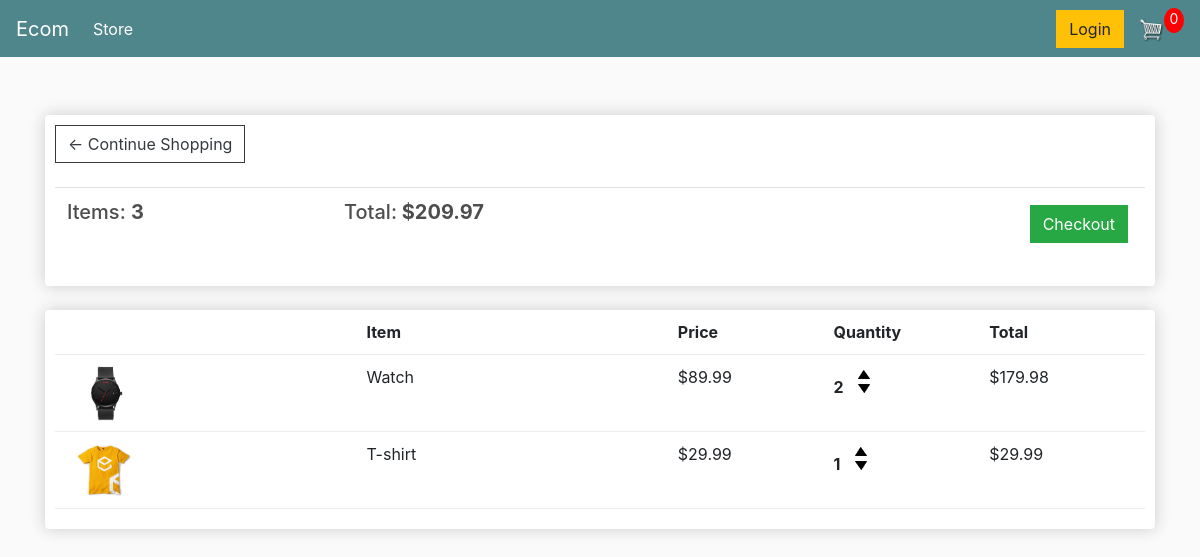
The page /cart/ (signed in) on the database as committed earlier.
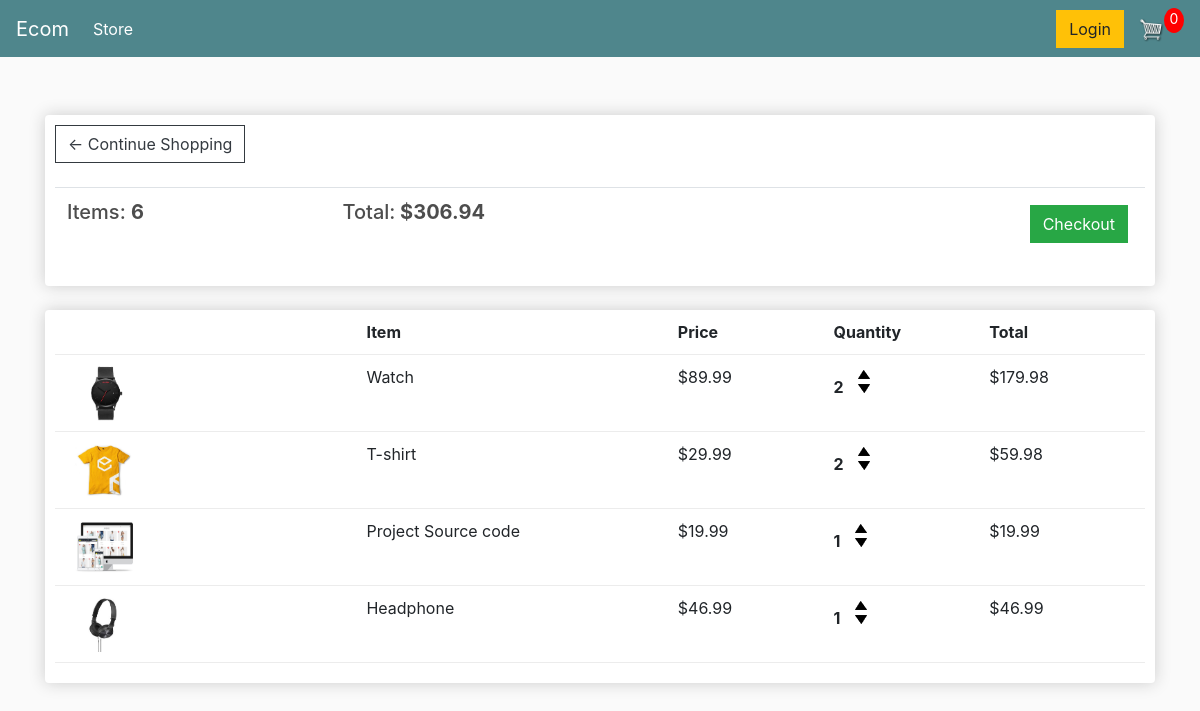
The same page on the database as committed later.
### store/models.py (models this page shows, shortened)
class Order(models.Model):
	customer = models.ForeignKey(Customer, on_delete=models.SET_NULL, null=True, blank=True)
	date_ordered = models.DateTimeField(auto_now_add=True)
	complete = models.BooleanField(default=False)
	transaction_id = models.CharField(max_length=100, null=True)
	def __str__(self):
		return str(self.id)
	@property
	def get_cart_total(self):
		orderitems = self.orderitem_set.all()
		total = sum([item.get_total for item in orderitems])
		return total
	@property
	def get_cart_items(self):
		orderitems = self.orderitem_set.all()
		total = sum([item.quantity for item in orderitems])
		return total

class OrderItem(models.Model):
	product = models.ForeignKey(Product, on_delete=models.SET_NULL, null=True)
	order = models.ForeignKey(Order, on_delete=models.SET_NULL, null=True)
	quantity = models.IntegerField(default=0, null=True, blank=True)
	date_added = models.DateTimeField(auto_now_add=True)
	@property
	def get_total(self):
		total = self.product.price * self.quantity
		return total

class Product(models.Model):
	name = models.CharField(max_length=200)
	price = models.FloatField()
	digital = models.BooleanField(default=False,null=True, blank=True)
	image = models.ImageField(null=True, blank=True)
	@property
	def imageURL(self):
		try:
			url = self.image.url
		except:
			url = ''
		return url

### store/views.py (the view)
# urls.py: path('cart/', views.cart, name="cart"),
def cart(request):
	if request.user.is_authenticated:
		print('Fucking i am authenticated')
		customer = request.user.customer
		order, created = Order.objects.get_or_create(customer=customer, complete=False)
		print('Orders : ', order)
		items = order.orderitem_set.all()
		print('Items Ordered : ', items)
	else:
		items = []
		order = {'get_cart_total':0, 'get_cart_items':0}
	context = {'items':items, 'order':order}
	return render(request, 'store/cart.html', context)

### store/templates/store/cart.html
{% extends 'store/main.html' %}
{% load static%}
{% block content %}
<div class="row">
    <div class="col-lg-12">
        <div class="box-element">
            <a class="btn btn-outline-dark" href="{% url 'store' %}">&#x2190; Continue Shopping</a>
            <br>
            <br>
            <table class="table">
                <tr>
                    <th>
                        <h5>Items: <strong>{{order.get_cart_items}}</strong></h5>
                    </th>
                    <th>
                        <h5>Total:<strong> ${{order.get_cart_total}}</strong></h5>
                    </th>
                    <th>
                        <a style="float:right; margin:5px;" class="btn btn-success"
                            href="{% url 'checkout' %}">Checkout</a>
                    </th>
                </tr>
            </table>
        </div>
        <br>
        <div class="box-element">
            <div class="cart-row">
                <div style="flex:2"></div>
                <div style="flex:2"><strong>Item</strong></div>
                <div style="flex:1"><strong>Price</strong></div>
                <div style="flex:1"><strong>Quantity</strong></div>
                <div style="flex:1"><strong>Total</strong></div>
            </div>
            {% for item in items %}
            <div class="cart-row">
                <div style="flex:2"><img class="row-image" src="{{item.product.imageURL}}"></div>
                <div style="flex:2"><p>{{item.product.name}}</p></div>
                <div style="flex:1"><p>${{item.product.price|floatformat:2}}</p></div>
                <div style="flex:1">
                    <p class="quantity">{{item.quantity}}</p>
                    <div class="quantity">
                        <img class="chg-quantity" src="{% static  'images/arrow-up.png' %}">
                        <img class="chg-quantity" src="{% static  'images/arrow-down.png' %}">
                    </div>
                </div>
                <div style="flex:1">${{item.get_total}}</div>
            </div>
            {% endfor %}
        </div>
    </div>
</div>
{% endblock content %}

### store/templates/store/main.html (shortened to what this page needs)
<!DOCTYPE html>
{% load static%}
<html>
<head>
    <link rel="stylesheet" href="https://cdn.jsdelivr.net/npm/bootstrap@4.1.3/dist/css/bootstrap.min.css"
>
    <link rel="stylesheet" type="text/css" href="{% static 'css/main.css' %}">
</head>
<body>
    <nav class="navbar navbar-expand-lg navbar-dark bg-dark">
        <a class="navbar-brand" href="{% url 'store' %}">Ecom</a>
        <div class="collapse navbar-collapse" id="navbarSupportedContent">
            <ul class="navbar-nav mr-auto">
                <li class="nav-item active">
                    <a class="nav-link" href="{% url 'store' %}">Store<span class="sr-only">(current)</span></a>
                </li>
            </ul>
            <div class="form-inline my-2 my-lg-0">
                <a href="#" class="btn btn-warning">Login</a>
                <a href="{% url 'cart' %}">
                    <img id="cart-icon" src="{% static 'images/cart.png' %}">
                </a>
                <p id="cart-total">0</p>
            </div>
        </div>
    </nav>
    <br>
    <div class="container">
        <br>
        {% block content%}
        {% endblock content%}
    </div>
</body>
</html>

### static/css/main.css (style rules this page uses)
body { background-color: hsl(0, 0%, 98%); }
h1,h2,h3,h4,h5,h6 { color:hsl(0, 0%, 30%); }
.box-element { box-shadow:hsl(0, 0%, 80%) 0 0 16px; background-color: #fff; border-radius: 4px; padding: 10px; }
.bg-dark { background-color: #4f868c!important; }
#cart-icon { width:25px; display: inline-block; margin-left: 15px; }
#cart-total { display: block; text-align: center; color:#fff; background-color: red; width: 20px; height: 25px; border-radius: 50%; font-size: 14px; }
.col-lg-4, .col-lg-6, .col-lg-8, .col-lg-12 { margin-top: 10px; }
.btn { border-radius: 0; }
.row-image { width: 100px; }
.cart-row { display: flex; align-items: flex-stretch; padding-bottom: 10px; margin-bottom: 10px; border-bottom: 1px solid #ececec; }
.quantity { display: inline-block; font-weight: 700; padding-right:10px; }
.chg-quantity { width: 12px; cursor: pointer; display: block; margin-top: 5px; transition:.1s; }

Rows that differ between the two databases and show on the page:
changed through a linked row, Order: get_cart_items "3" → "6"; get_cart_total "209.97" → "306.94"
changed OrderItem "T-shirt": quantity "1" → "2"; get_total "29.99" → "59.98"
added OrderItem: product.imageURL (picture), product.name "Project Source code", product.price "19.99", quantity "1", get_total "19.99"
added OrderItem: product.imageURL (picture), product.name "Headphone", product.price "46.99", quantity "1", get_total "46.99"
